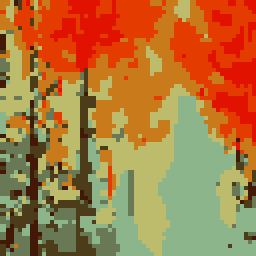
#> input picture resources/128x128/images/sample_0001.png, 128 x 128 px (shown 2 times larger)
$ python -i structure.py   (imports and definitions only)
#> lines starting #> are read from the running program, lines starting #| are printed output that depends on the picture
#> further down, picture is the input picture: shape (128, 128, 3); mean B, G, R 62.7, 120.3, 172.1
import numpy as np
import cv2

def edge_distance_transform(img):
    'distance to nearest edge'
    gray = cv2.cvtColor(img, cv2.COLOR_BGR2GRAY)
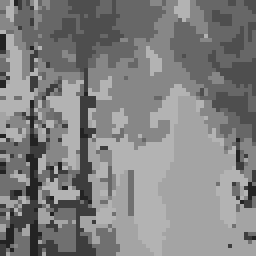
#> gray: shape (128, 128) (shown 2 times larger); min 35, max 179, mean 129.3

    edges = cv2.Canny(gray, 100, 200)
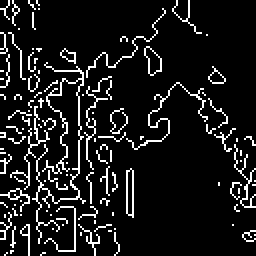
#> edges: shape (128, 128) (shown 2 times larger); 10.1% white in thin lines or dots
    inv = 255 - edges
#> inv: shape (128, 128); 89.9% white; black in thin lines or dots

    dist = cv2.distanceTransform(inv, cv2.DIST_L2, 5)
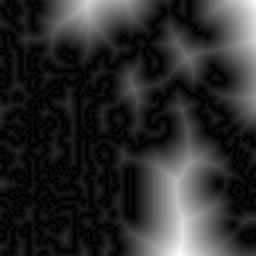
#> dist: shape (128, 128) float32 (shown 2 times larger); min 0, max 29.79, mean 5.1; drawn with min black and max white

    return dist / (dist.max() + 1e-6)


def connected_components(img):
    gray = cv2.cvtColor(img, cv2.COLOR_BGR2GRAY)

    _, binary = cv2.threshold(
        gray,
        0,
        255,
        cv2.THRESH_BINARY + cv2.THRESH_OTSU
    )

    num_labels, labels, stats, _ = cv2.connectedComponentsWithStats(binary)

    out = np.zeros_like(gray, dtype=np.float32)

    for i in range(1, num_labels):
        area = stats[i, cv2.CC_STAT_AREA]
        out[labels == i] = area

    cv2.imshow(
        "connected component area",
        out / (out.max() + 1e-6)
    )

>>> import cv2
>>> picture = cv2.imread('../../../../resources/128x128/images/sample_0001.png')
>>> result = edge_distance_transform(picture)

$ run again, on resources/128x128/images/sample_0002.png
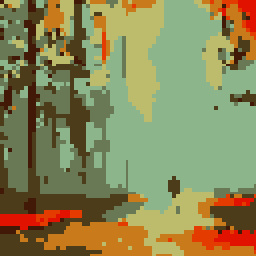
#> input picture resources/128x128/images/sample_0002.png, 128 x 128 px (shown 2 times larger)
#> picture is the input picture: shape (128, 128, 3); mean B, G, R 86.1, 135, 138.8
#> in edge_distance_transform, `edges = cv2.Canny(gray, 100, 200)`:
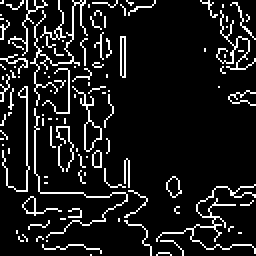
#> edges: shape (128, 128) (shown 2 times larger); 10.6% white in thin lines or dots
#> inv: shape (128, 128); 89.4% white; black in thin lines or dots
#> in edge_distance_transform, `dist = cv2.distanceTransform(inv, cv2.DIST_L2, 5)`:
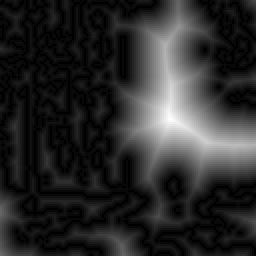
#> dist: shape (128, 128) float32 (shown 2 times larger); min 0, max 28.78, mean 4.9; drawn with min black and max white

$ run again, on resources/128x128/images/sample_0003.png
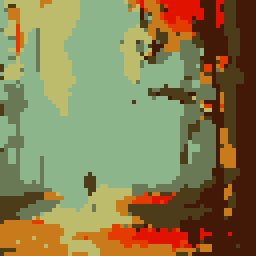
#> input picture resources/128x128/images/sample_0003.png, 128 x 128 px (shown 2 times larger)
#> picture is the input picture: shape (128, 128, 3); mean B, G, R 79.6, 125.8, 135.1
#> in edge_distance_transform, `edges = cv2.Canny(gray, 100, 200)`:
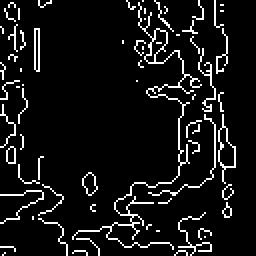
#> edges: shape (128, 128) (shown 2 times larger); 8.1% white in thin lines or dots
#> inv: shape (128, 128); 91.9% white; black in thin lines or dots
#> in edge_distance_transform, `dist = cv2.distanceTransform(inv, cv2.DIST_L2, 5)`:
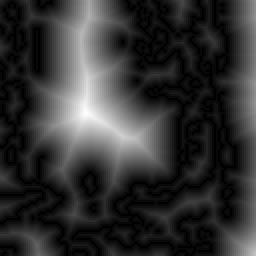
#> dist: shape (128, 128) float32 (shown 2 times larger); min 0, max 29.59, mean 6; drawn with min black and max white

$ run again, on resources/128x128/images/sample_0004.png
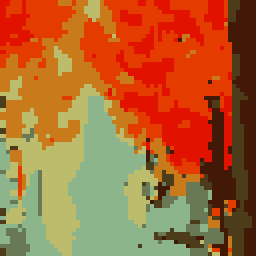
#> input picture resources/128x128/images/sample_0004.png, 128 x 128 px (shown 2 times larger)
#> picture is the input picture: shape (128, 128, 3); mean B, G, R 50.4, 102.6, 171.9
#> in edge_distance_transform, `edges = cv2.Canny(gray, 100, 200)`:
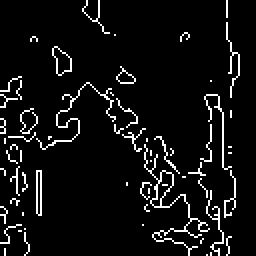
#> edges: shape (128, 128) (shown 2 times larger); 6.5% white in thin lines or dots
#> inv: shape (128, 128); 93.5% white; black in thin lines or dots
#> in edge_distance_transform, `dist = cv2.distanceTransform(inv, cv2.DIST_L2, 5)`:
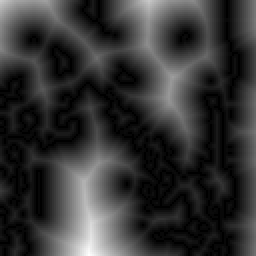
#> dist: shape (128, 128) float32 (shown 2 times larger); min 0, max 30.39, mean 6.3; drawn with min black and max white
